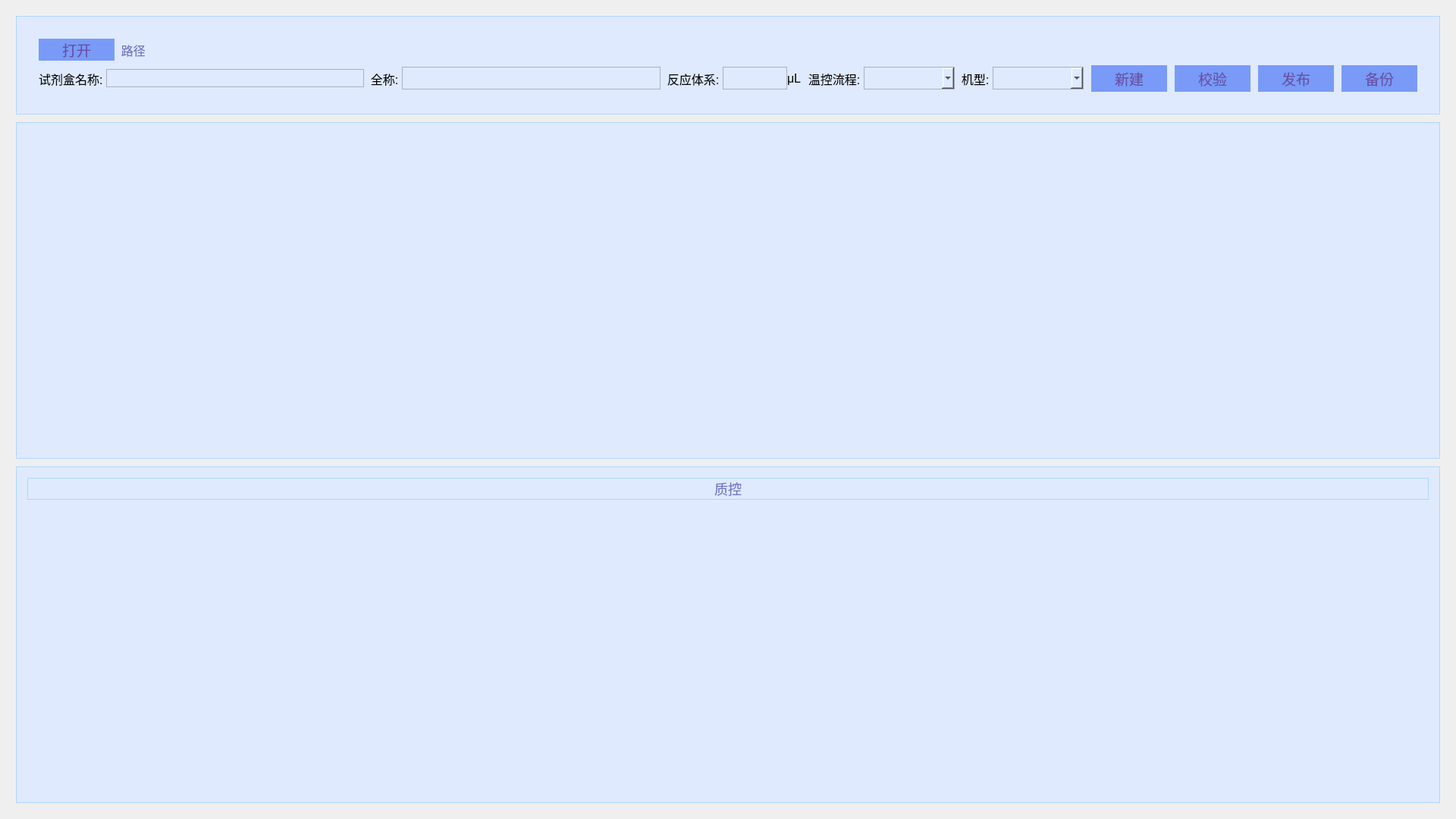
<?xml version="1.0" encoding="UTF-8"?>
<ui version="4.0">
 <class>KitEditor</class>
 <widget class="QMainWindow" name="KitEditor">
  <property name="geometry">
   <rect>
    <x>0</x>
    <y>0</y>
    <width>1920</width>
    <height>1080</height>
   </rect>
  </property>
  <property name="windowTitle">
   <string>KitEditor</string>
  </property>
  <property name="styleSheet">
   <string notr="true">QLabel,QRadioButton,QComboBox,QSpinBox,QTableWidget::item,QTableView::item,QCheckBox,QDateTimeEdit{
font-family:'思源黑体 CN Normal';
font-size:12pt;
}

QPushButton,QHeaderView,QGroupBox,QTabBar,QTableWidget{
font-family:'思源黑体 CN Bold';
font-size:14pt;
}</string>
  </property>
  <widget class="QWidget" name="centralWidget">
   <widget class="QWidget" name="widget_3" native="true">
    <property name="geometry">
     <rect>
      <x>0</x>
      <y>0</y>
      <width>1920</width>
      <height>1080</height>
     </rect>
    </property>
    <layout class="QVBoxLayout" name="verticalLayout_7">
     <item>
      <layout class="QVBoxLayout" name="verticalLayout">
       <property name="spacing">
        <number>10</number>
       </property>
       <property name="sizeConstraint">
        <enum>QLayout::SetMaximumSize</enum>
       </property>
       <property name="leftMargin">
        <number>10</number>
       </property>
       <property name="topMargin">
        <number>10</number>
       </property>
       <property name="rightMargin">
        <number>10</number>
       </property>
       <property name="bottomMargin">
        <number>10</number>
       </property>
       <item>
        <widget class="QWidget" name="widgetTop" native="true">
         <property name="maximumSize">
          <size>
           <width>16777215</width>
           <height>150</height>
          </size>
         </property>
         <property name="styleSheet">
          <string notr="true">QWidget{
	background-color:rgb(223, 234, 255);
	border:1px solid rgb(176, 215, 255);
}</string>
         </property>
         <layout class="QVBoxLayout" name="verticalLayout_3">
          <property name="spacing">
           <number>0</number>
          </property>
          <property name="leftMargin">
           <number>15</number>
          </property>
          <property name="topMargin">
           <number>15</number>
          </property>
          <property name="rightMargin">
           <number>15</number>
          </property>
          <property name="bottomMargin">
           <number>15</number>
          </property>
          <item>
           <layout class="QVBoxLayout" name="verticalLayout_2">
            <property name="leftMargin">
             <number>15</number>
            </property>
            <property name="topMargin">
             <number>15</number>
            </property>
            <property name="rightMargin">
             <number>15</number>
            </property>
            <property name="bottomMargin">
             <number>15</number>
            </property>
            <item>
             <widget class="QWidget" name="widget" native="true">
              <property name="styleSheet">
               <string notr="true">QWidget
{
	border:0px;
}</string>
              </property>
              <layout class="QHBoxLayout" name="horizontalLayout_4">
               <property name="spacing">
                <number>0</number>
               </property>
               <property name="leftMargin">
                <number>0</number>
               </property>
               <property name="topMargin">
                <number>0</number>
               </property>
               <property name="rightMargin">
                <number>0</number>
               </property>
               <property name="bottomMargin">
                <number>0</number>
               </property>
               <item>
                <layout class="QHBoxLayout" name="horizontalLayout">
                 <property name="spacing">
                  <number>0</number>
                 </property>
                 <item>
                  <widget class="QPushButton" name="btOpenFile">
                   <property name="maximumSize">
                    <size>
                     <width>100</width>
                     <height>35</height>
                    </size>
                   </property>
                   <property name="styleSheet">
                    <string notr="true">QPushButton{
	background-color:rgb(121, 154, 247);
	color:rgb(103, 80, 164);
}</string>
                   </property>
                   <property name="text">
                    <string>打开</string>
                   </property>
                  </widget>
                 </item>
                 <item>
                  <widget class="QLabel" name="label">
                   <property name="sizePolicy">
                    <sizepolicy hsizetype="Fixed" vsizetype="Preferred">
                     <horstretch>0</horstretch>
                     <verstretch>0</verstretch>
                    </sizepolicy>
                   </property>
                   <property name="minimumSize">
                    <size>
                     <width>0</width>
                     <height>0</height>
                    </size>
                   </property>
                   <property name="maximumSize">
                    <size>
                     <width>40</width>
                     <height>16777215</height>
                    </size>
                   </property>
                   <property name="styleSheet">
                    <string notr="true">QLabel{
	color:rgb(114, 118, 196);
}</string>
                   </property>
                   <property name="text">
                    <string>  路径:</string>
                   </property>
                  </widget>
                 </item>
                 <item>
                  <widget class="QLabel" name="lbPath">
                   <property name="text">
                    <string/>
                   </property>
                  </widget>
                 </item>
                </layout>
               </item>
              </layout>
             </widget>
            </item>
            <item>
             <widget class="QWidget" name="widget_2" native="true">
              <property name="styleSheet">
               <string notr="true">QWidget
{
	border:0px;
}</string>
              </property>
              <layout class="QHBoxLayout" name="horizontalLayout_3">
               <property name="spacing">
                <number>0</number>
               </property>
               <property name="leftMargin">
                <number>0</number>
               </property>
               <property name="topMargin">
                <number>0</number>
               </property>
               <property name="rightMargin">
                <number>0</number>
               </property>
               <property name="bottomMargin">
                <number>0</number>
               </property>
               <item>
                <widget class="QWidget" name="horizontalWidget_2" native="true">
                 <property name="sizePolicy">
                  <sizepolicy hsizetype="Minimum" vsizetype="Preferred">
                   <horstretch>0</horstretch>
                   <verstretch>0</verstretch>
                  </sizepolicy>
                 </property>
                 <layout class="QHBoxLayout" name="horizontalLayout_2">
                  <property name="spacing">
                   <number>0</number>
                  </property>
                  <property name="leftMargin">
                   <number>0</number>
                  </property>
                  <property name="topMargin">
                   <number>0</number>
                  </property>
                  <property name="rightMargin">
                   <number>0</number>
                  </property>
                  <property name="bottomMargin">
                   <number>0</number>
                  </property>
                  <item>
                   <widget class="QLabel" name="label_3">
                    <property name="sizePolicy">
                     <sizepolicy hsizetype="Fixed" vsizetype="Preferred">
                      <horstretch>0</horstretch>
                      <verstretch>0</verstretch>
                     </sizepolicy>
                    </property>
                    <property name="styleSheet">
                     <string notr="true">QLabel{
	color:rgb(114, 118, 196);
}QQQ</string>
                    </property>
                    <property name="text">
                     <string>试剂盒名称: </string>
                    </property>
                   </widget>
                  </item>
                  <item>
                   <widget class="QLineEdit" name="editAbbrName">
                    <property name="sizePolicy">
                     <sizepolicy hsizetype="Expanding" vsizetype="Fixed">
                      <horstretch>4</horstretch>
                      <verstretch>0</verstretch>
                     </sizepolicy>
                    </property>
                    <property name="minimumSize">
                     <size>
                      <width>0</width>
                      <height>24</height>
                     </size>
                    </property>
                    <property name="styleSheet">
                     <string notr="true">QLineEdit{
	border:1px solid rgb(173, 175, 191);
}</string>
                    </property>
                   </widget>
                  </item>
                  <item>
                   <widget class="QLabel" name="label_4">
                    <property name="sizePolicy">
                     <sizepolicy hsizetype="Fixed" vsizetype="Preferred">
                      <horstretch>0</horstretch>
                      <verstretch>0</verstretch>
                     </sizepolicy>
                    </property>
                    <property name="styleSheet">
                     <string notr="true">QLabel{
	color:rgb(114, 118, 196);
}QQQ</string>
                    </property>
                    <property name="text">
                     <string>  全称: </string>
                    </property>
                   </widget>
                  </item>
                  <item>
                   <widget class="QLineEdit" name="lineEdit">
                    <property name="sizePolicy">
                     <sizepolicy hsizetype="Expanding" vsizetype="Fixed">
                      <horstretch>4</horstretch>
                      <verstretch>0</verstretch>
                     </sizepolicy>
                    </property>
                    <property name="minimumSize">
                     <size>
                      <width>0</width>
                      <height>30</height>
                     </size>
                    </property>
                    <property name="styleSheet">
                     <string notr="true">QLineEdit{
	border:1px solid rgb(173, 175, 191);
}</string>
                    </property>
                   </widget>
                  </item>
                  <item>
                   <widget class="QLabel" name="label_5">
                    <property name="sizePolicy">
                     <sizepolicy hsizetype="Fixed" vsizetype="Preferred">
                      <horstretch>0</horstretch>
                      <verstretch>0</verstretch>
                     </sizepolicy>
                    </property>
                    <property name="styleSheet">
                     <string notr="true">QLabel{
	color:rgb(114, 118, 196);
}QQQ</string>
                    </property>
                    <property name="text">
                     <string>  反应体系: </string>
                    </property>
                   </widget>
                  </item>
                  <item>
                   <widget class="QLineEdit" name="lineEdit_2">
                    <property name="sizePolicy">
                     <sizepolicy hsizetype="Expanding" vsizetype="Fixed">
                      <horstretch>1</horstretch>
                      <verstretch>0</verstretch>
                     </sizepolicy>
                    </property>
                    <property name="minimumSize">
                     <size>
                      <width>0</width>
                      <height>30</height>
                     </size>
                    </property>
                    <property name="styleSheet">
                     <string notr="true">QLineEdit{
	border:1px solid rgb(173, 175, 191);
}</string>
                    </property>
                   </widget>
                  </item>
                  <item>
                   <widget class="QLabel" name="label_8">
                    <property name="styleSheet">
                     <string notr="true">QLabel{
	color:rgb(114, 118, 196);
}QQQ</string>
                    </property>
                    <property name="text">
                     <string>μL</string>
                    </property>
                   </widget>
                  </item>
                  <item>
                   <widget class="QLabel" name="label_6">
                    <property name="sizePolicy">
                     <sizepolicy hsizetype="Fixed" vsizetype="Preferred">
                      <horstretch>0</horstretch>
                      <verstretch>0</verstretch>
                     </sizepolicy>
                    </property>
                    <property name="styleSheet">
                     <string notr="true">QLabel{
	color:rgb(114, 118, 196);
}QQQ</string>
                    </property>
                    <property name="text">
                     <string>  温控流程: </string>
                    </property>
                   </widget>
                  </item>
                  <item>
                   <widget class="QComboBox" name="comboBox_2">
                    <property name="minimumSize">
                     <size>
                      <width>120</width>
                      <height>30</height>
                     </size>
                    </property>
                    <property name="styleSheet">
                     <string notr="true">QComboBox{
	border:1px solid rgb(173, 175, 191);
}</string>
                    </property>
                   </widget>
                  </item>
                  <item>
                   <widget class="QLabel" name="label_7">
                    <property name="sizePolicy">
                     <sizepolicy hsizetype="Fixed" vsizetype="Preferred">
                      <horstretch>0</horstretch>
                      <verstretch>0</verstretch>
                     </sizepolicy>
                    </property>
                    <property name="styleSheet">
                     <string notr="true">QLabel{
	color:rgb(114, 118, 196);
}QQQ</string>
                    </property>
                    <property name="text">
                     <string>  机型: </string>
                    </property>
                   </widget>
                  </item>
                  <item>
                   <widget class="QComboBox" name="comboBox">
                    <property name="minimumSize">
                     <size>
                      <width>120</width>
                      <height>30</height>
                     </size>
                    </property>
                    <property name="styleSheet">
                     <string notr="true">QComboBox{
	border:1px solid rgb(173, 175, 191);
}</string>
                    </property>
                   </widget>
                  </item>
                  <item>
                   <spacer name="horizontalSpacer">
                    <property name="orientation">
                     <enum>Qt::Horizontal</enum>
                    </property>
                    <property name="sizeType">
                     <enum>QSizePolicy::Fixed</enum>
                    </property>
                    <property name="sizeHint" stdset="0">
                     <size>
                      <width>10</width>
                      <height>20</height>
                     </size>
                    </property>
                   </spacer>
                  </item>
                  <item>
                   <widget class="QPushButton" name="pushButton_5">
                    <property name="minimumSize">
                     <size>
                      <width>100</width>
                      <height>35</height>
                     </size>
                    </property>
                    <property name="maximumSize">
                     <size>
                      <width>80</width>
                      <height>35</height>
                     </size>
                    </property>
                    <property name="styleSheet">
                     <string notr="true">QPushButton{
	background-color:rgb(121, 154, 247);
	color:rgb(103, 80, 164);
}</string>
                    </property>
                    <property name="text">
                     <string>新建</string>
                    </property>
                   </widget>
                  </item>
                  <item>
                   <spacer name="horizontalSpacer_2">
                    <property name="orientation">
                     <enum>Qt::Horizontal</enum>
                    </property>
                    <property name="sizeType">
                     <enum>QSizePolicy::Fixed</enum>
                    </property>
                    <property name="sizeHint" stdset="0">
                     <size>
                      <width>10</width>
                      <height>20</height>
                     </size>
                    </property>
                   </spacer>
                  </item>
                  <item>
                   <widget class="QPushButton" name="pushButton_4">
                    <property name="minimumSize">
                     <size>
                      <width>100</width>
                      <height>35</height>
                     </size>
                    </property>
                    <property name="maximumSize">
                     <size>
                      <width>80</width>
                      <height>35</height>
                     </size>
                    </property>
                    <property name="styleSheet">
                     <string notr="true">QPushButton{
	background-color:rgb(121, 154, 247);
	color:rgb(103, 80, 164);
}</string>
                    </property>
                    <property name="text">
                     <string>校验</string>
                    </property>
                   </widget>
                  </item>
                  <item>
                   <spacer name="horizontalSpacer_3">
                    <property name="orientation">
                     <enum>Qt::Horizontal</enum>
                    </property>
                    <property name="sizeType">
                     <enum>QSizePolicy::Fixed</enum>
                    </property>
                    <property name="sizeHint" stdset="0">
                     <size>
                      <width>10</width>
                      <height>20</height>
                     </size>
                    </property>
                   </spacer>
                  </item>
                  <item>
                   <widget class="QPushButton" name="pushButton_3">
                    <property name="minimumSize">
                     <size>
                      <width>100</width>
                      <height>35</height>
                     </size>
                    </property>
                    <property name="maximumSize">
                     <size>
                      <width>80</width>
                      <height>35</height>
                     </size>
                    </property>
                    <property name="styleSheet">
                     <string notr="true">QPushButton{
	background-color:rgb(121, 154, 247);
	color:rgb(103, 80, 164);
}</string>
                    </property>
                    <property name="text">
                     <string>发布</string>
                    </property>
                   </widget>
                  </item>
                  <item>
                   <spacer name="horizontalSpacer_4">
                    <property name="orientation">
                     <enum>Qt::Horizontal</enum>
                    </property>
                    <property name="sizeType">
                     <enum>QSizePolicy::Fixed</enum>
                    </property>
                    <property name="sizeHint" stdset="0">
                     <size>
                      <width>10</width>
                      <height>20</height>
                     </size>
                    </property>
                   </spacer>
                  </item>
                  <item>
                   <widget class="QPushButton" name="pushButton_2">
                    <property name="minimumSize">
                     <size>
                      <width>100</width>
                      <height>35</height>
                     </size>
                    </property>
                    <property name="maximumSize">
                     <size>
                      <width>80</width>
                      <height>35</height>
                     </size>
                    </property>
                    <property name="styleSheet">
                     <string notr="true">QPushButton{
	background-color:rgb(121, 154, 247);
	color:rgb(103, 80, 164);
}</string>
                    </property>
                    <property name="text">
                     <string>备份</string>
                    </property>
                   </widget>
                  </item>
                 </layout>
                </widget>
               </item>
              </layout>
             </widget>
            </item>
           </layout>
          </item>
         </layout>
        </widget>
       </item>
       <item>
        <widget class="QWidget" name="widgetCenter" native="true">
         <property name="styleSheet">
          <string notr="true">QWidget{
	background-color:rgb(223, 234, 255);
	border:1px solid rgb(176, 215, 255);
}</string>
         </property>
         <layout class="QVBoxLayout" name="verticalLayout_6">
          <property name="spacing">
           <number>0</number>
          </property>
          <property name="leftMargin">
           <number>15</number>
          </property>
          <property name="topMargin">
           <number>15</number>
          </property>
          <property name="rightMargin">
           <number>15</number>
          </property>
          <property name="bottomMargin">
           <number>15</number>
          </property>
          <item>
           <widget class="QTableView" name="mainTable">
            <property name="styleSheet">
             <string notr="true">QTableView
{
	border:0px;
}</string>
            </property>
           </widget>
          </item>
         </layout>
        </widget>
       </item>
       <item>
        <widget class="QWidget" name="widgetBottom" native="true">
         <property name="styleSheet">
          <string notr="true">QWidget{
	background-color:rgb(223, 234, 255);
	border:1px solid rgb(176, 215, 255);
}</string>
         </property>
         <layout class="QVBoxLayout" name="verticalLayout_5">
          <property name="spacing">
           <number>0</number>
          </property>
          <property name="leftMargin">
           <number>15</number>
          </property>
          <property name="topMargin">
           <number>15</number>
          </property>
          <property name="rightMargin">
           <number>15</number>
          </property>
          <property name="bottomMargin">
           <number>15</number>
          </property>
          <item>
           <layout class="QVBoxLayout" name="verticalLayout_4">
            <property name="spacing">
             <number>0</number>
            </property>
            <item>
             <widget class="QLabel" name="label_2">
              <property name="font">
               <font>
                <family>思源黑体 CN Bold</family>
                <pointsize>-1</pointsize>
               </font>
              </property>
              <property name="styleSheet">
               <string notr="true">QLabel{
	color:rgb(114, 118, 196);
	font-size:18px;
	font-family:&quot;思源黑体 CN Bold&quot;;
}</string>
              </property>
              <property name="text">
               <string>质控</string>
              </property>
              <property name="alignment">
               <set>Qt::AlignCenter</set>
              </property>
             </widget>
            </item>
            <item>
             <widget class="QTableView" name="positiveTable">
              <property name="styleSheet">
               <string notr="true">QTableView
{
	border:0px;
}</string>
              </property>
             </widget>
            </item>
           </layout>
          </item>
         </layout>
        </widget>
       </item>
      </layout>
     </item>
    </layout>
   </widget>
  </widget>
 </widget>
 <layoutdefault spacing="6" margin="11"/>
 <resources/>
 <connections/>
</ui>
